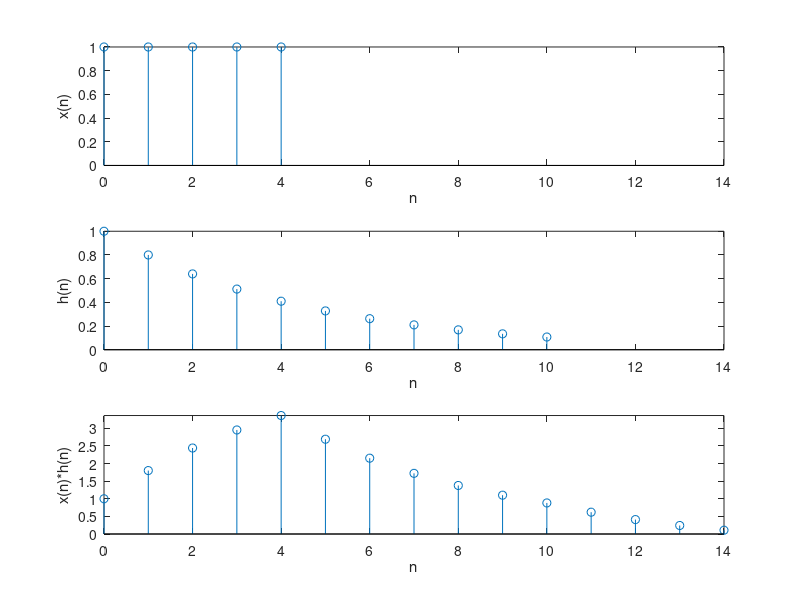

Reproduce this figure in MATLAB.
%习题二第二题
nx=0:4;x=ones(1,length(nx));
nh=0:10;h=power(0.8,nh);
y=conv(x,h);
% 下限=下限1+下限2
ny_min=min(nx)+min(nh);
% 上限=上限1+上限2
ny_max=max(nx)+max(nh);
ny=ny_min:ny_max;
subplot(3,1,1);stem(nx,x);
xlabel('n');ylabel('x(n)');axis([ny_min ny_max 0 max(x)]);
subplot(3,1,2);stem(nh,h);
xlabel('n');ylabel('h(n)');axis([ny_min ny_max 0 max(h)]);
subplot(3,1,3);stem(ny,y);
xlabel('n');ylabel('x(n)*h(n)');axis([ny_min ny_max 0 max(y)]);